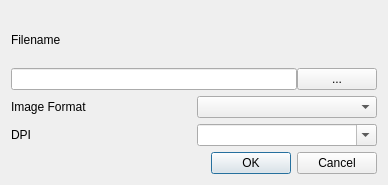
<?xml version="1.0" encoding="UTF-8"?>
<ui version="4.0">
 <class>ExportPlotImageDialog</class>
 <widget class="QDialog" name="ExportPlotImageDialog">
  <property name="geometry">
   <rect>
    <x>0</x>
    <y>0</y>
    <width>388</width>
    <height>185</height>
   </rect>
  </property>
  <property name="windowTitle">
   <string>Export Plot to Image File</string>
  </property>
  <layout class="QGridLayout" name="gridLayout" columnstretch="0,0">
   <item row="4" column="0" colspan="2">
    <widget class="QDialogButtonBox" name="buttonBox">
     <property name="orientation">
      <enum>Qt::Horizontal</enum>
     </property>
     <property name="standardButtons">
      <set>QDialogButtonBox::Cancel|QDialogButtonBox::Ok</set>
     </property>
    </widget>
   </item>
   <item row="2" column="1">
    <widget class="QComboBox" name="cbox_image_format"/>
   </item>
   <item row="1" column="0" colspan="2">
    <widget class="QWidget" name="widget" native="true">
     <layout class="QGridLayout" name="gridLayout_2" columnstretch="1,0">
      <property name="leftMargin">
       <number>0</number>
      </property>
      <property name="topMargin">
       <number>0</number>
      </property>
      <property name="rightMargin">
       <number>0</number>
      </property>
      <property name="bottomMargin">
       <number>0</number>
      </property>
      <property name="spacing">
       <number>0</number>
      </property>
      <item row="1" column="0">
       <widget class="QLineEdit" name="ledit_filename"/>
      </item>
      <item row="1" column="1">
       <widget class="QPushButton" name="btn_filename">
        <property name="text">
         <string>...</string>
        </property>
       </widget>
      </item>
      <item row="0" column="0">
       <widget class="QLabel" name="lbl_filename">
        <property name="text">
         <string>Filename</string>
        </property>
        <property name="buddy">
         <cstring>ledit_filename</cstring>
        </property>
       </widget>
      </item>
     </layout>
    </widget>
   </item>
   <item row="2" column="0">
    <widget class="QLabel" name="lbl_image_format">
     <property name="text">
      <string>Image Format</string>
     </property>
     <property name="buddy">
      <cstring>cbox_image_format</cstring>
     </property>
    </widget>
   </item>
   <item row="3" column="1">
    <widget class="QComboBox" name="cbox_image_dpi">
     <property name="editable">
      <bool>true</bool>
     </property>
    </widget>
   </item>
   <item row="3" column="0">
    <widget class="QLabel" name="lbl_image_dpi">
     <property name="text">
      <string>DPI</string>
     </property>
     <property name="buddy">
      <cstring>cbox_image_dpi</cstring>
     </property>
    </widget>
   </item>
  </layout>
 </widget>
 <tabstops>
  <tabstop>ledit_filename</tabstop>
  <tabstop>btn_filename</tabstop>
  <tabstop>cbox_image_format</tabstop>
  <tabstop>cbox_image_dpi</tabstop>
 </tabstops>
 <resources/>
 <connections>
  <connection>
   <sender>buttonBox</sender>
   <signal>accepted()</signal>
   <receiver>ExportPlotImageDialog</receiver>
   <slot>accept()</slot>
   <hints>
    <hint type="sourcelabel">
     <x>248</x>
     <y>254</y>
    </hint>
    <hint type="destinationlabel">
     <x>157</x>
     <y>274</y>
    </hint>
   </hints>
  </connection>
  <connection>
   <sender>buttonBox</sender>
   <signal>rejected()</signal>
   <receiver>ExportPlotImageDialog</receiver>
   <slot>reject()</slot>
   <hints>
    <hint type="sourcelabel">
     <x>316</x>
     <y>260</y>
    </hint>
    <hint type="destinationlabel">
     <x>286</x>
     <y>274</y>
    </hint>
   </hints>
  </connection>
 </connections>
</ui>
